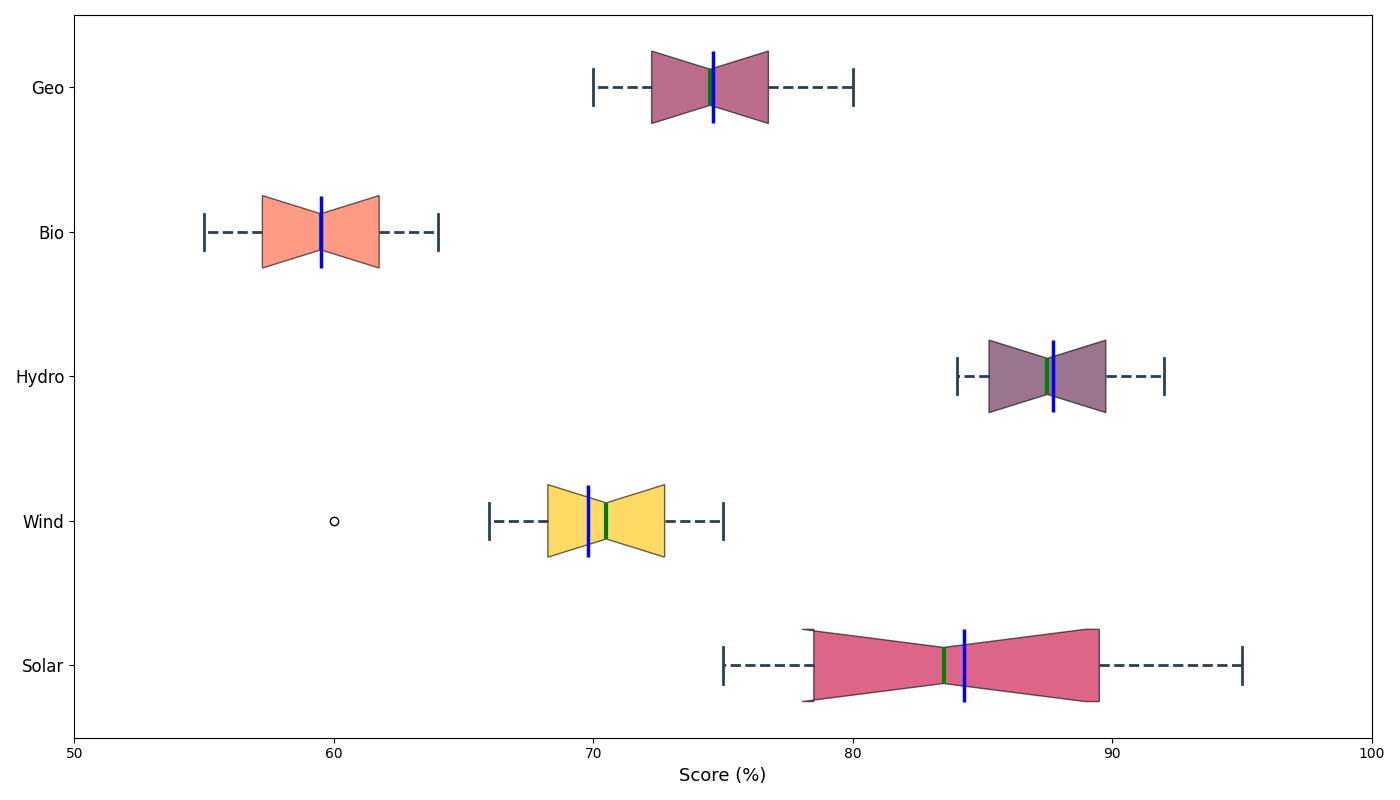

Python code for this plot:
import matplotlib.pyplot as plt

energy_sources = ['Solar', 'Wind', 'Hydro', 'Bio', 'Geo']
efficiency_data = [
    [90, 75, 78, 80, 82, 93, 95, 77, 88, 85],
    [68, 70, 75, 66, 60, 69, 71, 73, 72, 74],
    [84, 85, 92, 87, 91, 89, 86, 88, 90, 85],
    [63, 56, 62, 60, 57, 58, 61, 55, 64, 59],
    [75, 72, 71, 73, 76, 80, 78, 70, 77, 74],
]

fig, ax = plt.subplots(figsize=(14, 8))

bp = ax.boxplot(efficiency_data, vert=False, patch_artist=True, notch=True, showmeans=True,
                meanline=True, meanprops=dict(linestyle='-', linewidth=2.5, color='blue'))

colors = ['#C70039', '#FFC300', '#581845', '#FF5733', '#900C3F']
for patch, color in zip(bp['boxes'], colors):
    patch.set(facecolor=color, alpha=0.6)

for whisker in bp['whiskers']:
    whisker.set(color='#2C3E50', linewidth=2, linestyle="--")

for cap in bp['caps']:
    cap.set(color='#2C3E50', linewidth=2)

for median in bp['medians']:
    median.set(color='green', linewidth=3)

ax.set_xlabel('Score (%)', fontsize=13)
ax.set_yticklabels(energy_sources, fontsize=12)

ax.set_xlim(50, 100)

plt.tight_layout()
plt.show()
